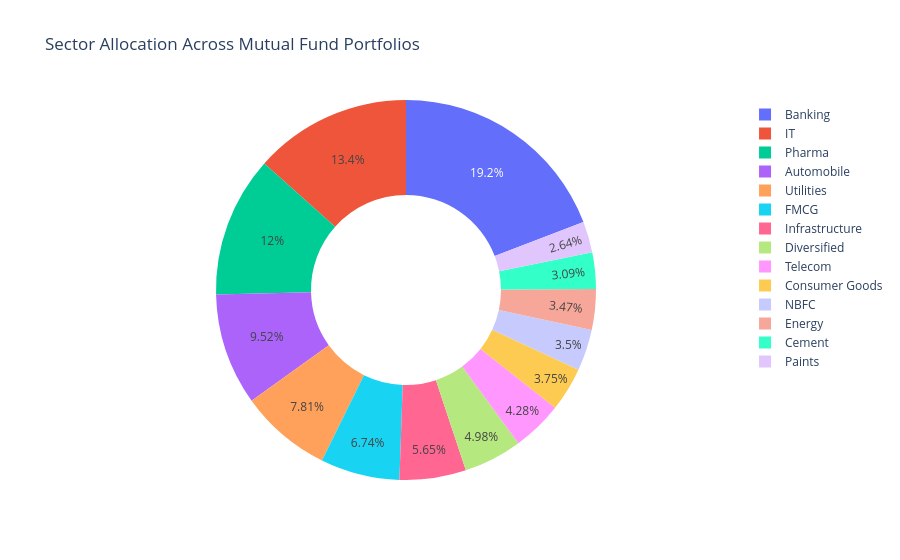

This figure's notebook cell:
### Code cell
fig = px.pie(
    sector_allocation,
    names="sector",
    values="weight_pct",
    hole=0.5,
    title="Sector Allocation Across Mutual Fund Portfolios"
)

fig.show()

### Figure 1 — Plotly figure (JSON) as saved in the notebook; plotly's stock layout.template omitted (floating-point values rounded to 4 significant figures)
{"data": [{"domain": {"x": [0, 1], "y": [0, 1]}, "hole": 0.5, "hovertemplate": "sector=%{label}<br>weight_pct=%{value}<extra></extra>", "labels": ["Automobile", "Banking", "Cement", "Consumer Goods", "Diversified", "Energy", "FMCG", "IT", "Infrastructure", "NBFC", "Paints", "Pharma", "Telecom", "Utilities"], "legendgroup": "", "name": "", "showlegend": true, "type": "pie", "values": [323.6, 652.3, 105.0, 127.6, 169.2, 117.9, 229.1, 455.5, 192.2, 119.1, 89.86, 407.4, 145.6, 265.5]}], "layout": {"legend": {"tracegroupgap": 0}, "title": {"text": "Sector Allocation Across Mutual Fund Portfolios"}}}
